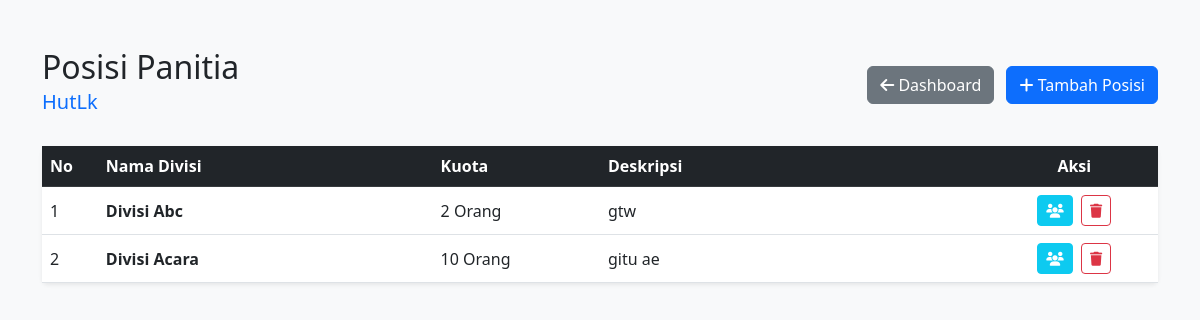
The app's page /ADMIN/view_positions.php?event_id=7 (signed in) with its own data.
### tables this page shows
CREATE TABLE `events` (
  `event_id` int(100) NOT NULL,
  `event_name` varchar(255) NOT NULL,
  `event_description` text DEFAULT NULL,
  `event_date` date NOT NULL,
  `event_end_date` date DEFAULT NULL,
  `event_location` varchar(100) DEFAULT NULL,
  `event_category` varchar(50) DEFAULT NULL,
  `event_poster` varchar(255) DEFAULT NULL,
  `event_status` enum('draft','published') DEFAULT 'draft',
  `created_at` timestamp NOT NULL DEFAULT current_timestamp() ON UPDATE current_timestamp(),
  `created_by` int(100) DEFAULT NULL
);

CREATE TABLE `positions` (
  `position_id` int(11) NOT NULL,
  `event_id` int(11) NOT NULL,
  `position_name` varchar(100) NOT NULL,
  `quota` int(11) NOT NULL DEFAULT 0,
  `description` text DEFAULT NULL,
  `created_at` timestamp NOT NULL DEFAULT current_timestamp()
);

### ADMIN/view_positions.php (the view, shortened to what this page needs)
<?php
require_once '../koneksi.php';
$event_id = mysqli_real_escape_string($conn, $_GET['event_id']);
$q_event = mysqli_query($conn, "SELECT * FROM events WHERE event_id = '$event_id'");
$event = mysqli_fetch_assoc($q_event);
$q_pos = mysqli_query($conn, "
    SELECT * FROM positions
    WHERE event_id = '$event_id'
    ORDER BY position_name ASC
");
?>
<!DOCTYPE html>
<html lang="id">
<head>
    <link href="https://cdn.jsdelivr.net/npm/bootstrap@5.3.0/dist/css/bootstrap.min.css" rel="stylesheet">
    <link rel="stylesheet" href="https://cdnjs.cloudflare.com/ajax/libs/font-awesome/6.4.0/css/all.min.css">
</head>
<body class="bg-light">
<div class="container mt-5">
    <div class="d-flex justify-content-between align-items-center mb-4">
        <div>
            <h2 class="mb-1">Posisi Panitia</h2>
            <h5 class="text-primary"><?= htmlspecialchars($event['event_name']); ?></h5>
        </div>
        <div>
            <a href="admin_dashboard.php" class="btn btn-secondary me-2">
                <i class="fas fa-arrow-left"></i> Dashboard
            </a>
            <a href="add_position.php?event_id=<?= $event_id; ?>" class="btn btn-primary">
                <i class="fas fa-plus"></i> Tambah Posisi
            </a>
        </div>
    </div>
    <div class="card shadow-sm border-0">
        <div class="card-body p-0">
            <table class="table table-hover mb-0 align-middle">
                <thead class="table-dark">
                    <tr>
                        <th width="5%">No</th>
                        <th width="30%">Nama Divisi</th>
                        <th width="15%">Kuota</th>
                        <th>Deskripsi</th>
                        <th width="15%" class="text-center">Aksi</th>
                    </tr>
                </thead>
                <tbody>
                <?php
                if (mysqli_num_rows($q_pos) > 0) {
                    $no = 1;
                    while ($p = mysqli_fetch_assoc($q_pos)) {
                ?>
                    <tr>
                        <td><?= $no++; ?></td>
                        <td class="fw-bold"><?= htmlspecialchars($p['position_name']); ?></td>
                        <td><?= $p['quota']; ?> Orang</td>
                        <td><?= nl2br(htmlspecialchars($p['description'])); ?></td>
                        <td class="text-center">
                            <a href="view_applicants.php?pos_id=<?= $p['position_id']; ?>"
                               class="btn btn-sm btn-info text-white me-1"
                               title="Lihat Pelamar">
                                <i class="fas fa-users"></i>
                            </a>
                            <button class="btn btn-sm btn-outline-danger btn-delete"
                                    data-id="<?= $p['position_id']; ?>">
                                <i class="fas fa-trash"></i>
                            </button>
                        </td>
                    </tr>
                <?php
                    }
                } ?>
                </tbody>
            </table>
        </div>
    </div>
</div>
</body>
</html>

### records on screen
events: event_name "HutLk"
positions: position_name "Divisi Abc", quota "2", description "gtw"
positions: position_name "Divisi Acara", quota "10", description "gitu ae"
